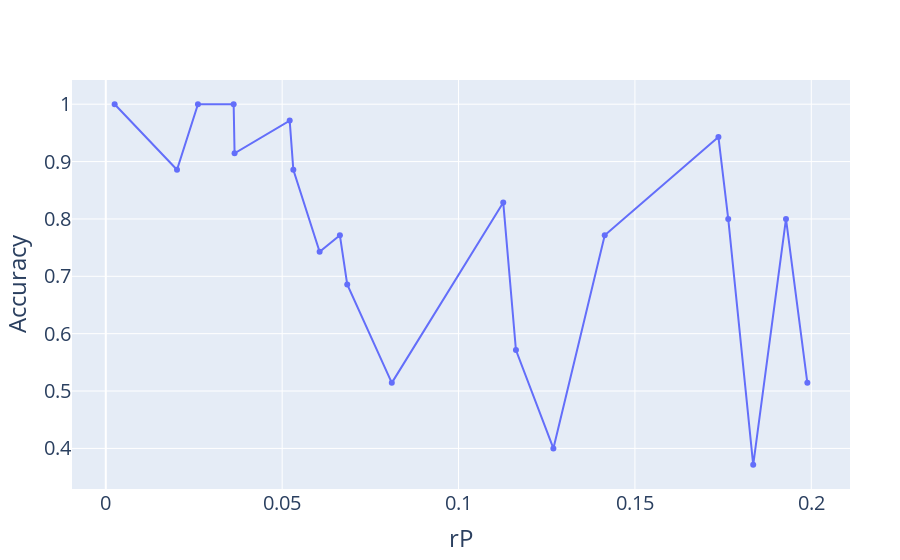

Notebook cell for this chart:
### Code cell
df_ = pd.DataFrame(dict(rP = rP, acc = acc_list))
df_ = df_.sort_values(by = "rP")

fig = px.line(df_, x = "rP", y = "acc", markers = True)

fig.update_layout(
    xaxis_title="rP",
    yaxis_title="Accuracy",
    margin=dict(l=50, r=50, b=50, t=80),
    font_size = 20
)

fig.show()

### Figure 1 — Plotly figure (JSON) as saved in the notebook; plotly's stock layout.template omitted (floating-point values rounded to 4 significant figures)
{"data": [{"hovertemplate": "rP=%{x}<br>acc=%{y}<extra></extra>", "legendgroup": "", "line": {"color": "#636efa", "dash": "solid"}, "marker": {"symbol": "circle"}, "mode": "markers+lines", "name": "", "orientation": "v", "showlegend": false, "type": "scatter", "x": [0.002511, 0.02019, 0.02613, 0.03625, 0.03651, 0.05213, 0.05317, 0.06062, 0.06637, 0.06844, 0.08108, 0.1127, 0.1163, 0.1269, 0.1414, 0.1737, 0.1765, 0.1835, 0.1928, 0.1989], "xaxis": "x", "y": [1, 0.8857, 1, 1, 0.9143, 0.9714, 0.8857, 0.7429, 0.7714, 0.6857, 0.5143, 0.8286, 0.5714, 0.4, 0.7714, 0.9429, 0.8, 0.3714, 0.8, 0.5143], "yaxis": "y"}], "layout": {"font": {"size": 20}, "legend": {"tracegroupgap": 0}, "margin": {"b": 50, "l": 50, "r": 50, "t": 80}, "xaxis": {"anchor": "y", "domain": [0, 1], "title": {"text": "rP"}}, "yaxis": {"anchor": "x", "domain": [0, 1], "title": {"text": "Accuracy"}}}}
